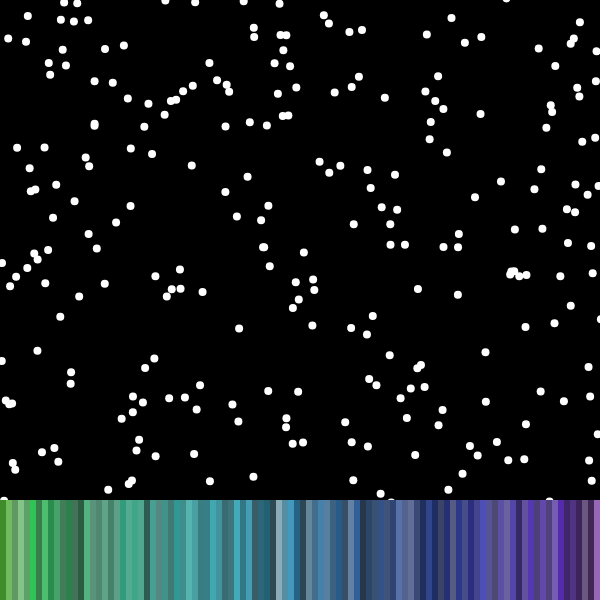
Frame 1 (no input)
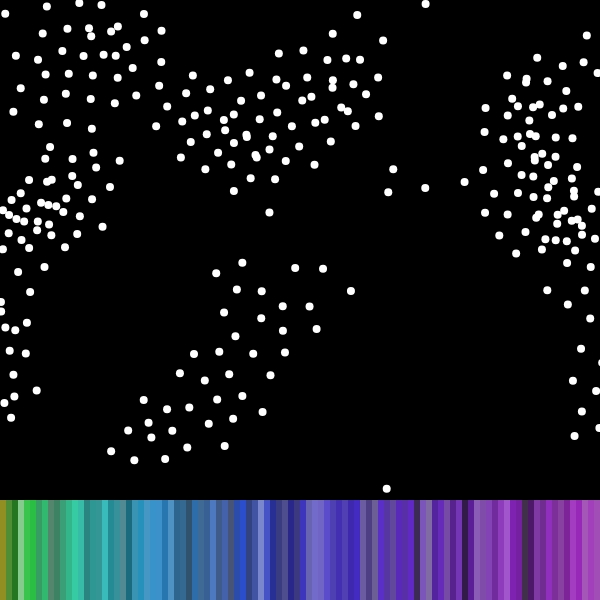
Frame 60 (no input)
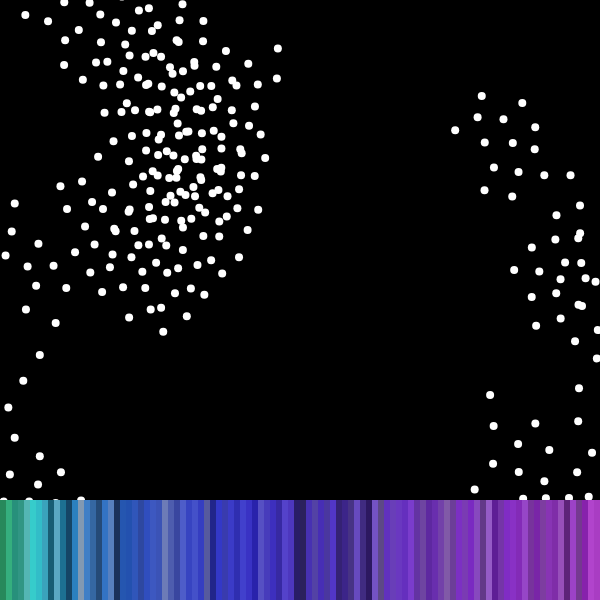
Frame 120 (the mouse pressed at the canvas centre since frame 60)

The p5.js sketch that drew these frames (run headless with seeded random() and noise() and a simulated clock; from frame 60 on, the mouse is pressed at the canvas centre):

// p5.js sketch
// ── sketch.js
const flock = [];

let alignSlider, cohesionSlider, separationSlider;

function setup() {
  createCanvas(600, 600);

  // Create sliders for adjusting the flocking behaviors
  alignSlider = createSlider(0, 2, 1.5, 0.1);
  cohesionSlider = createSlider(0, 2, 1, 0.1);
  separationSlider = createSlider(0, 2, 2, 0.1);

  // Position the sliders
  alignSlider.position(10, height + 10);
  cohesionSlider.position(10, height + 30);
  separationSlider.position(10, height + 50);

  // Create the flock of boids
  for (let i = 0; i < 300; i++) {
    flock.push(new Boid());
  }
}

function draw() {
  background(0);

  // Update and display each boid
  for (let boid of flock) {
    boid.edges();
    boid.flock(flock);
    boid.update();
    boid.show();
  }

  // Visualize velocities as colors
  let colors = [];
  colorMode(HSB, 255);
  for (let i = 0; i < flock.length; i += 3) {
    let r = map(flock[i].velocity.mag(), 0, 5, 0, 255);
    let g = map(flock[i + 1].velocity.mag(), 0, 5, 0, 255);
    let b = map(flock[i + 2].velocity.mag(), 0, 5, 0, 255);
    colors.push(color(r, g, b));
  }

  // Draw rectangles with the colors
  let w = width / colors.length;
  let h = 100;
  colors.sort((a, b) => hue(a) - hue(b));
  for (let i = 0; i < colors.length; i++) {
    let c = colors[i];
    fill(c);
    noStroke();
    rect(i * w, height - h, w, h);
  }
}

// Boid class definition
class Boid {
  constructor() {
    // Initialize position, velocity, and acceleration
    this.position = createVector(random(width), random(height));
    this.velocity = p5.Vector.random2D();
    this.velocity.setMag(random(2, 4));
    this.acceleration = createVector();

    // Maximum force and speed
    this.maxForce = 0.2;
    this.maxSpeed = 4;
  }

  edges() {
    // Wrap around the edges of the canvas
    if (this.position.x > width) this.position.x = 0;
    else if (this.position.x < 0) this.position.x = width;

    if (this.position.y > height) this.position.y = 0;
    else if (this.position.y < 0) this.position.y = height;
  }

  align(boids) {
    // Alignment behavior
    let perceptionRadius = 50;
    let steering = createVector();
    let total = 0;

    for (let other of boids) {
      let d = dist(
        this.position.x,
        this.position.y,
        other.position.x,
        other.position.y
      );
      if (other !== this && d < perceptionRadius) {
        steering.add(other.velocity);
        total++;
      }
    }

    if (total > 0) {
      steering.div(total);
      steering.setMag(this.maxSpeed);
      steering.sub(this.velocity);
      steering.limit(this.maxForce);
    }

    return steering;
  }

  cohesion(boids) {
    // Cohesion behavior
    let perceptionRadius = 50;
    let steering = createVector();
    let total = 0;

    for (let other of boids) {
      let d = dist(
        this.position.x,
        this.position.y,
        other.position.x,
        other.position.y
      );
      if (other !== this && d < perceptionRadius) {
        steering.add(other.position);
        total++;
      }
    }

    if (total > 0) {
      steering.div(total);
      steering.sub(this.position);
      steering.setMag(this.maxSpeed);
      steering.sub(this.velocity);
      steering.limit(this.maxForce);
    }

    return steering;
  }

  separation(boids) {
    // Separation behavior
    let perceptionRadius = 25;
    let steering = createVector();
    let total = 0;

    for (let other of boids) {
      let d = dist(
        this.position.x,
        this.position.y,
        other.position.x,
        other.position.y
      );
      if (other !== this && d < perceptionRadius) {
        let diff = p5.Vector.sub(this.position, other.position);
        diff.div(d); // Weight by distance
        steering.add(diff);
        total++;
      }
    }

    if (total > 0) {
      steering.div(total);
    }

    if (steering.mag() > 0) {
      steering.setMag(this.maxSpeed);
      steering.sub(this.velocity);
      steering.limit(this.maxForce);
    }

    return steering;
  }

  flock(boids) {
    // Calculate steering forces
    let alignment = this.align(boids);
    let cohesion = this.cohesion(boids);
    let separation = this.separation(boids);

    // Apply slider values
    alignment.mult(alignSlider.value());
    cohesion.mult(cohesionSlider.value());
    separation.mult(separationSlider.value());

    // Accumulate acceleration
    this.acceleration.add(alignment);
    this.acceleration.add(cohesion);
    this.acceleration.add(separation);
  }

  update() {
    // Update velocity and position
    this.velocity.add(this.acceleration);
    this.velocity.limit(this.maxSpeed);
    this.position.add(this.velocity);

    // Reset acceleration
    this.acceleration.mult(0);
  }

  show() {
    // Draw the boid
    strokeWeight(8);
    stroke(255);
    point(this.position.x, this.position.y);
  }
}
